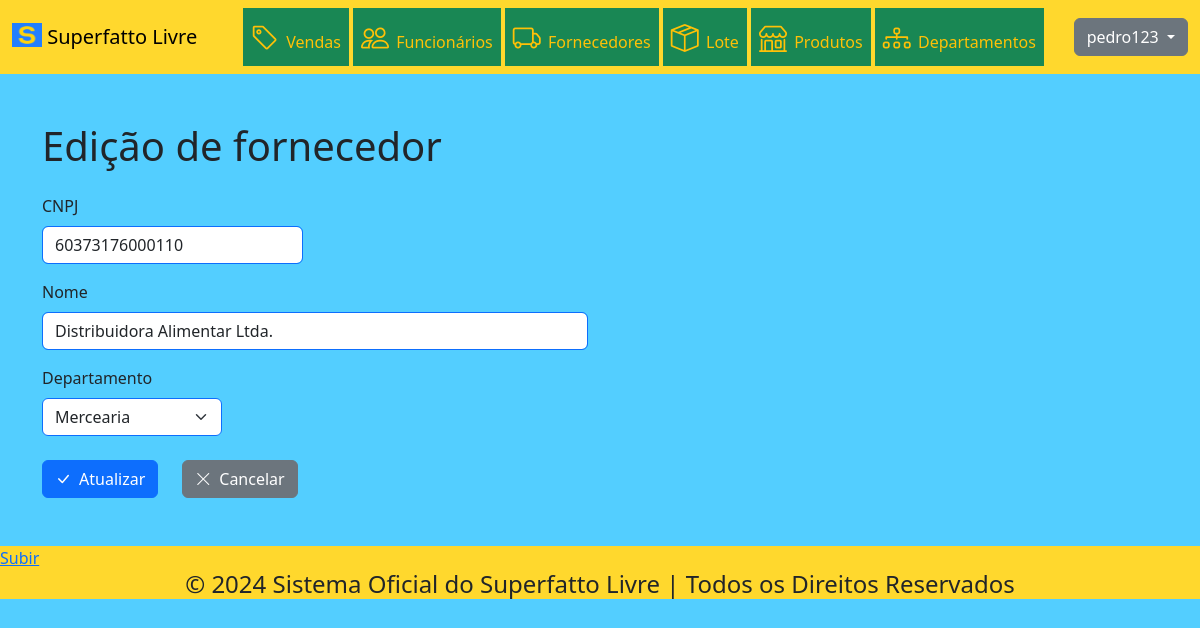
The app's page /fornecedor/encaminharEdicao/1 (signed in) with its own data.
### tables this page shows
CREATE TABLE IF NOT EXISTS `fornecedor` (
  `codigo` INT NOT NULL AUTO_INCREMENT,
  `cnpj` VARCHAR(45) NULL,
  `nome` VARCHAR(45) NULL,
  `cod_departamento` INT NOT NULL,
  PRIMARY KEY (`codigo`),
  INDEX `fk_fornecedor_departamento_idx` (`cod_departamento` ASC),
  CONSTRAINT `fk_fornecedor_departamento`
    FOREIGN KEY (`cod_departamento`)
    REFERENCES `departamento` (`codigo`)
    ON DELETE NO ACTION
    ON UPDATE NO ACTION);

CREATE TABLE IF NOT EXISTS `departamento` (
  `codigo` INT NOT NULL AUTO_INCREMENT,
  `nome` VARCHAR(45) NULL,
  PRIMARY KEY (`codigo`));

### App/Controller/BaseController.php (called while the page is built, shortened)
<?php
abstract class BaseController
{
    protected array $dados;
    public function __construct()
    {
        $this->dados = [];
    }
    public function renderizar(string $view)
    {
        $dados = $this->getDados();
        require_once PATH . '/App/View/layout/header.php';
        require_once PATH . '/App/View/layout/menu.php';
        require_once PATH . '/App/View/' . $view . '.php';
        require_once PATH . '/App/View/layout/footer.php';
    }
    public function getDados()
    {
        return $this->dados;
    }
    public function setDados($nomeChave, $valorDado)
    {
        if ($nomeChave != "" && $valorDado != "") {
            $this->dados[$nomeChave] = $valorDado;
        }
    }
}

### index.php (called while the page is built, shortened)
<?php
try
{
    $app = new App();
    $app->identificarController();
    $app->executarController();
} catch (Exception $excecao) {
    throw new Exception("Erro na execução do sistema", $excecao->getCode());
}

### App/Model/Entidades/Fornecedor.php (called while the page is built, shortened)
<?php
class Fornecedor
{
    private int $codigo;
    private string $cnpj;
    private string $nome;
    private Departamento $departamento;
    public function __construct(int $codigo = 0, string $cnpj = "", string $nome = "", int $cod_departamento = 0, string $nome_departamento = "")
    {
        $this->codigo = $codigo;
        $this->cnpj = $cnpj;
        $this->nome = $nome;
        $this->departamento = new Departamento($cod_departamento, $nome_departamento);
    }
    public function localizar()
    {
        $fornecedorDAO = new FornecedorDAO();
        $resultado = $fornecedorDAO->localizar($this->getCodigo());
        return $resultado;
    }
    public function getCodigo() : int
    {
        return $this->codigo;
    }
    public function getCnpj() : string
    {
        return $this->cnpj;
    }
    public function getNome() : string
    {
        return $this->nome;
    }
    public function getDepartamento() : Departamento
    {
        return $this->departamento;
    }
}

### App/Model/DAO/BaseDAO.php (called while the page is built, shortened)
<?php
abstract class BaseDAO
{
    private $conexao;
    public function __construct()
    {
        $this->conexao = Conexao::getConexao();
    }
    public function select($sql)
    {
        return $this->conexao->query($sql);
    }
}

### App/Lib/Conexao.php (called while the page is built, shortened)
<?php
class Conexao
{
    public static function getConexao()
    {
        $dsn = DB_DRIVER . ':host=' . DB_HOST . ';dbname=' . DB_NAME . ";";
        $conexao = new PDO($dsn , DB_USER, DB_PASSWORD);
        $conexao->setAttribute(PDO::ATTR_ERRMODE, PDO::ERRMODE_EXCEPTION);
        return $conexao;
    }
}

### App/Model/DAO/FornecedorDAO.php (called while the page is built, shortened)
<?php
class FornecedorDAO extends BaseDAO
{
    public function localizar($codigo)
    {
        try {
            $pdoStatement = $this->select("SELECT f.*, d.nome nome_departamento FROM fornecedor f, departamento d
                WHERE f.codigo = $codigo AND d.codigo = f.cod_departamento");
            $arrayResultado = $pdoStatement->fetch(PDO::FETCH_ASSOC);
            $fornecedor = new Fornecedor(
                $arrayResultado['codigo'],
                $arrayResultado['cnpj'],
                $arrayResultado['nome'],
                $arrayResultado['cod_departamento'],
                $arrayResultado['nome_departamento']
            );
            return $fornecedor;
        }
        catch (Exception $excecao) {
            $erro = new Exception("Erro " . $excecao->getCode() . ". Erro no acesso aos dados");
            return $erro;
        }
    }
    public function listarDepartamentos()
    {
        try {
            $pdoStatement = $this->select("SELECT * FROM departamento");
            $pdoStatement->setFetchMode(PDO::FETCH_CLASS | PDO::FETCH_PROPS_LATE, "App\\Model\\Entidades\\Departamento");
            $arrayDepartamento = $pdoStatement->fetchAll();
            return $arrayDepartamento;
        }
        catch (Exception $excecao) {
            $erro = new Exception("Erro " . $excecao->getCode() . ". Erro no acesso aos dados dos departamentos");
            return $erro;
        }
    }
}

### App/Model/Entidades/Departamento.php (called while the page is built, shortened)
<?php
class Departamento
{
    private int $codigo;
    private string $nome;
    public function __construct(int $codigo = 0, string $nome = "")
    {
        $this->codigo = $codigo;
        $this->nome = $nome;
    }
    public function getCodigo() : int
    {
        return $this->codigo;
    }
    public function getNome() : string
    {
        return $this->nome;
    }
}

### App/View/fornecedor/edicao.php (the view, shortened to what this page needs)
<div class="container-sm my-5">
  <?php if (isset($dados['fornecedor']) && !empty($dados['fornecedor'])) { ?>
    <div class="row">
      <div class="col">
        <form method="POST" action="http://<?=APP_HOST?>/fornecedor/atualizar">
          <div class="row mb-3">
            <div class="col-auto">
              <h1>Edição de fornecedor</h1>
            </div>
          </div>
          <div class="row mb-3">
            <div class="col-6 col-md-4 col-lg-3">
              <label for="cnpj" class="form-label">CNPJ</label>
              <input type="text" class="form-control border border-primary
              <?= (isset($dados['validacao']) && !$dados['validacao']['cnpj_validado'] ? 'is-invalid' : '') ?>"
              id="cnpj" name="cnpj"
              value="<?= (isset($dados['formulario'])) ? $dados['formulario']['cnpj'] : $dados['fornecedor']->getCnpj() ?>" required>
            </div>
          </div>
          <div class="row mb-3">
            <div class="col-11 col-md-9 col-lg-6">
              <label for="nome" class="form-label">Nome</label>
              <input type="text" class="form-control border border-primary
              <?= (isset($dados['validacao']) && !$dados['validacao']['nome_validado'] ? 'is-invalid' : '') ?>"
              id="nome" name="nome"
              value="<?= (isset($dados['formulario'])) ? $dados['formulario']['nome'] : $dados['fornecedor']->getNome() ?>" required>
            </div>
          </div>
          <div class="row mb-4">
            <div class="col-auto">
              <label for="departamento" class="form-label">Departamento</label>
              <select class="form-select border border-primary" id="departamento" name="departamento" required>
                <?php if (isset($dados['departamentos']) && !empty($dados['departamentos'])) { ?>
                  <?php foreach($dados['departamentos'] as $departamento) { ?>
                    <option value="<?= $departamento->getCodigo() ?>"
                    <?=(isset($dados['formulario']) && $dados['formulario']['departamento'] == $departamento->getCodigo() ? 'selected' :
                      ($departamento->getCodigo() == $dados['fornecedor']->getDepartamento()->getCodigo() ? 'selected' : '')) ?>>
                      <?= $departamento->getNome() ?>
                    </option>
                <?php } } ?>
              </select>
            </div>
          </div>
          <div class="row">
            <div class="col-auto">
              <button type="submit" class="btn btn-primary">
                <i class="bi bi-check-lg">&ensp;</i>Atualizar
              </button>
            </div>
            <div class="col-auto">
              <a href="http://<?=APP_HOST?>/fornecedor" class="btn btn-secondary">
                <i class="bi bi-x-lg">&ensp;</i>Cancelar
              </a>
            </div>
          </div>
        </form>
      </div>
    </div>
  <?php } ?>
</div>

### public/css/estilo.css (style rules this page uses)
body { background-color: #53ceff; }

### records on screen
fornecedor: cnpj "60373176000110", nome "Distribuidora Alimentar Ltda.", departamento "Mercearia"

### other values on screen
$sessao::getNomeUsuario() "pedro123"
